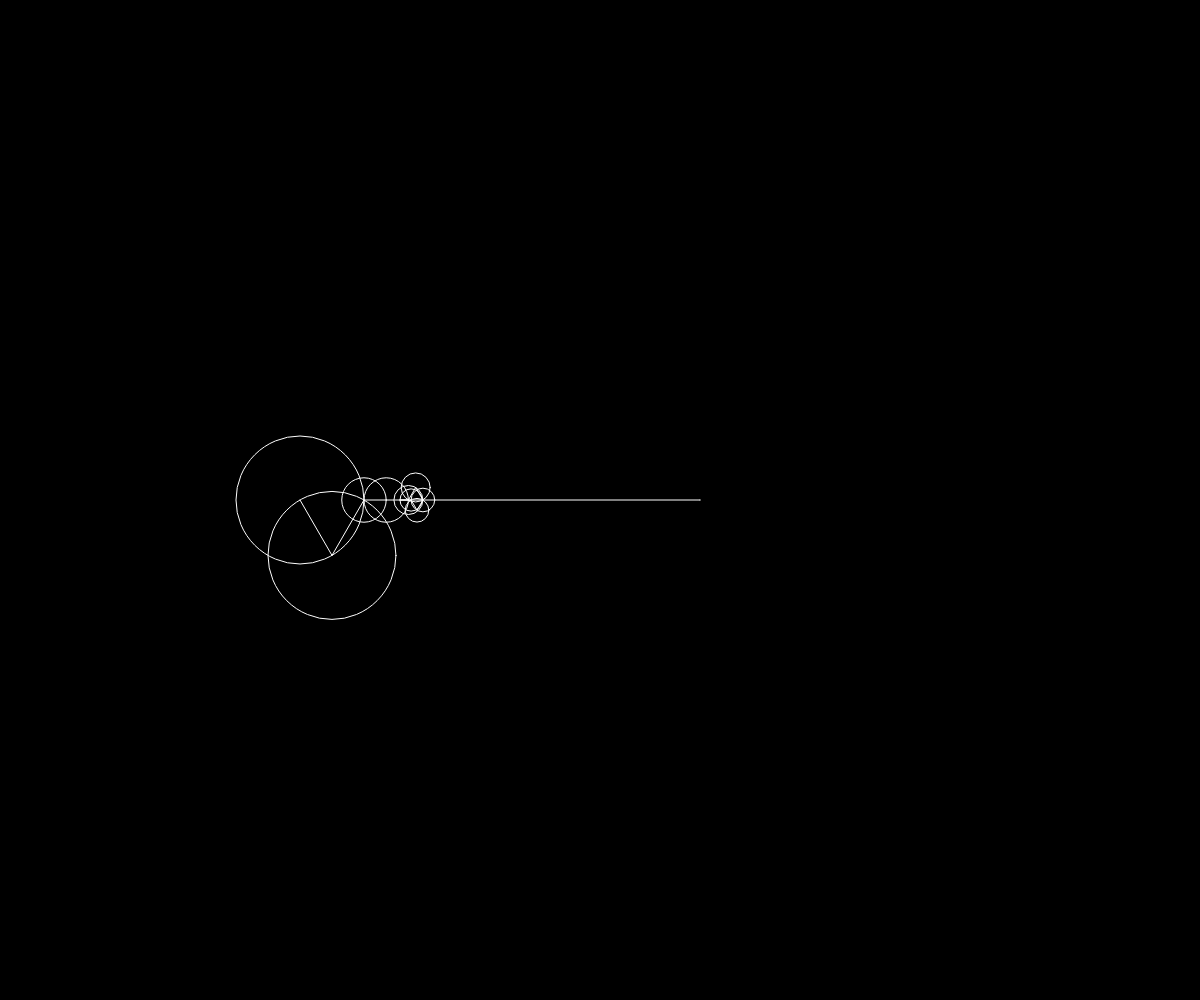
Frame 1 (no input)
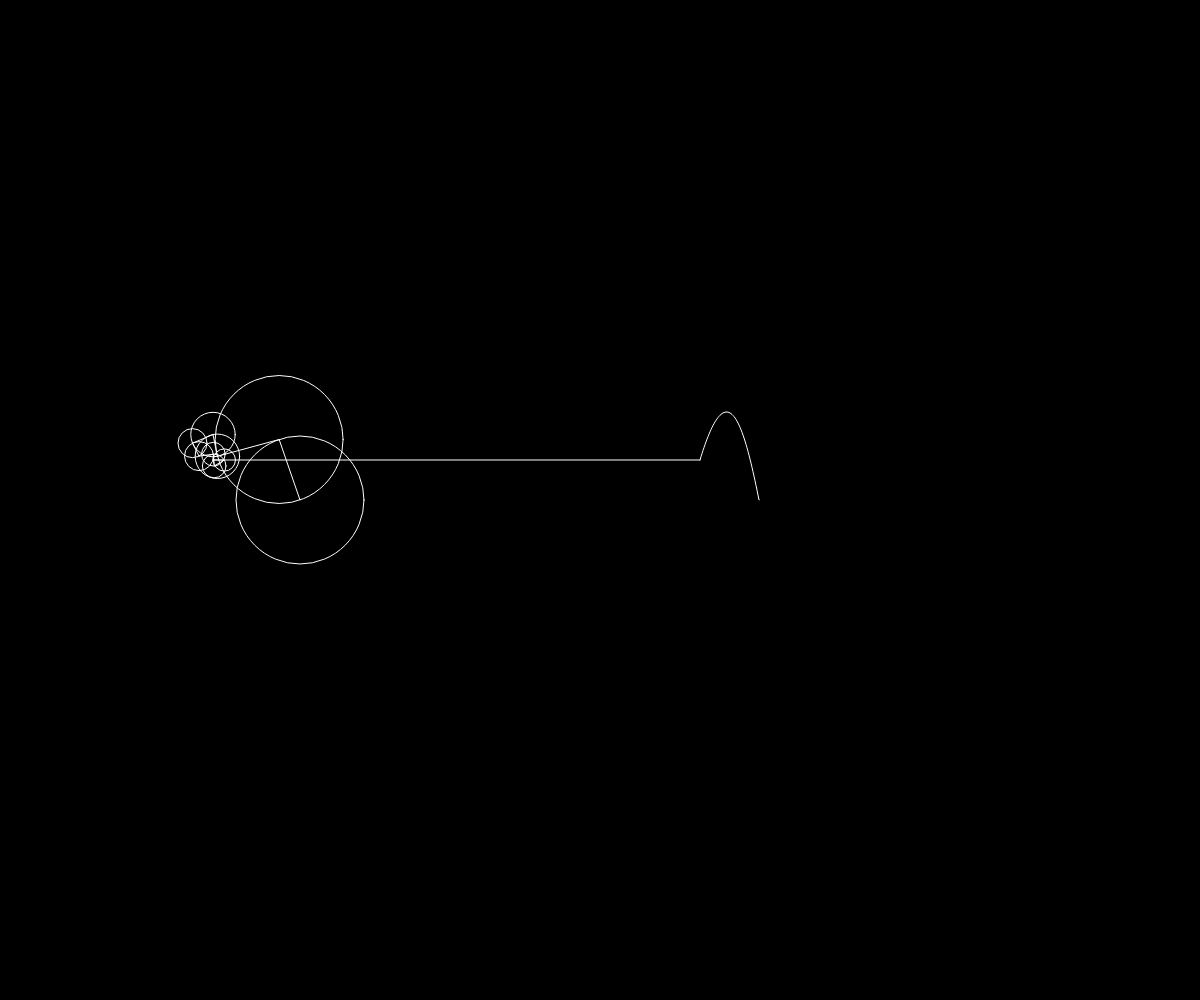
Frame 60 (no input)
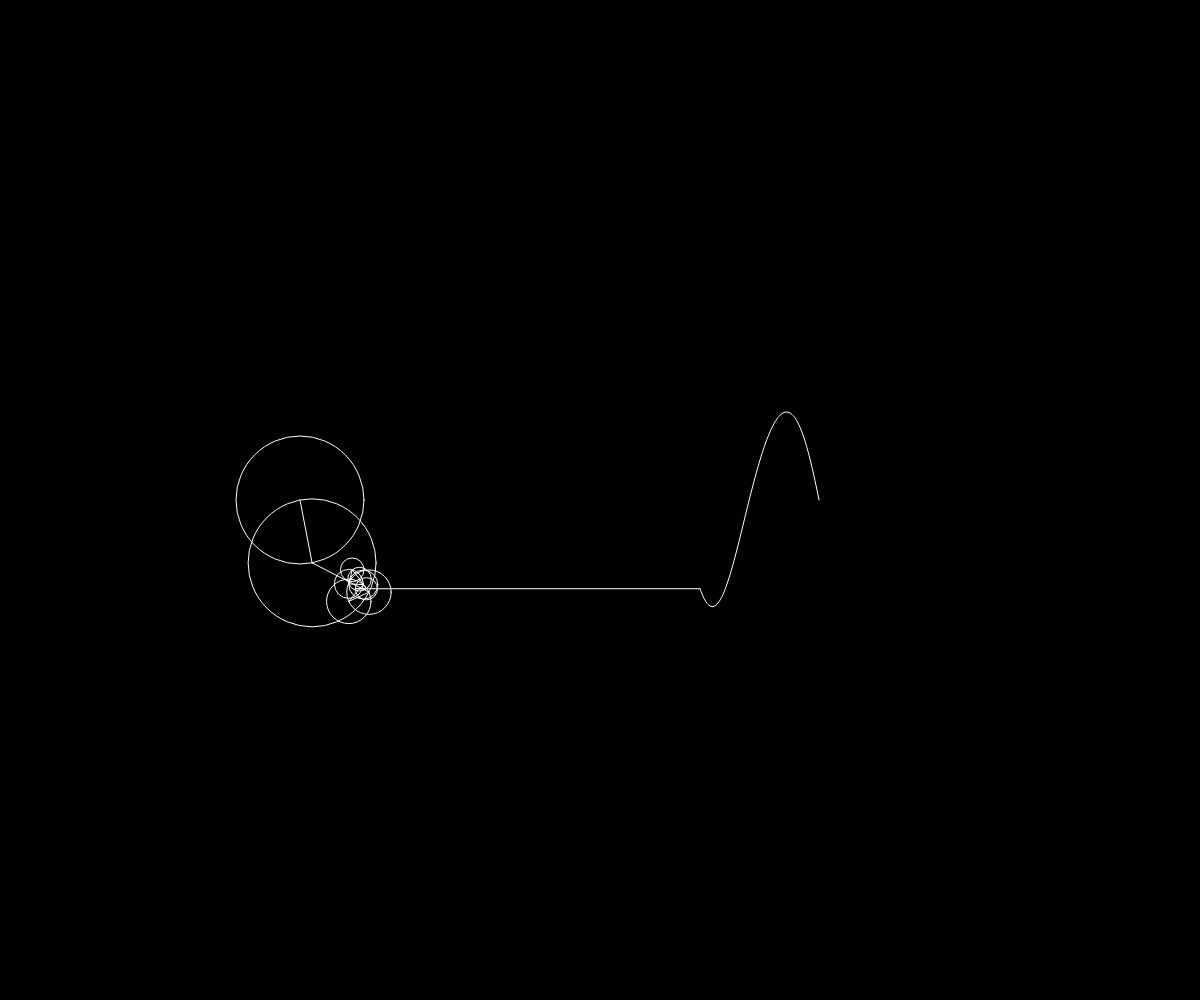
Frame 120 (the mouse pressed at the canvas centre since frame 60)

The p5.js sketch that drew these frames (run headless with seeded random() and noise() and a simulated clock; from frame 60 on, the mouse is pressed at the canvas centre):

// p5.js sketch
// ── sketch.js

let t = 0;

let path = [];
let circles = [];

function fourierTransform(values)
{
	let returns = [];
	
	let N = values.length;

	for(let k = 0; k < N; ++k)
	{
		let real = 0;
		let imag = 0;

		for(let n = 0; n < N; ++n)
		{
			let angle = (TWO_PI*k*n)/N;
			real += values[n] * cos(angle);
			imag += values[n] * sin(angle);
		}

		real = real / N;
		imag = imag / N;

		let freq = k;
		let amp = sqrt(pow(real, 2) + pow(imag, 2));
		let phase = atan2(imag, real);

		returns.push({
			re: real,
			im: imag,
			freq: freq,
			amp: amp,
			phase: phase
		});
	}

	returns.sort((x,y) => y.amp - x.amp);

	return returns;
}

function setup() {
	createCanvas(windowWidth, windowHeight);
	circles = fourierTransform([100, -100, 100, -100, 100, -100, 100, -100, -100]);
	console.log(circles);
}

function draw() {
	background(0);
	stroke(255);
	noFill();

	translate(width/4, height/2);

	let px = py = 0;

	let n = circles.length;

	for(let i = 0; i < n; i++)
	{
		let circle = circles[i];

		let r = circle.amp;

		ellipse(px,py, r*2, r*2);

		let x = px + r*cos(circle.freq * t + circle.phase);
		let y = py + r*sin(circle.freq * t + circle.phase);

		line(px, py, x, y);

		px = x;
		py = y;
	}

	line(px, py, width/3, py);

	path.unshift(py);

	beginShape();
	for(let i = path.length; i >= 0; i--)
	{
		vertex(width/3 + i, path[i]);
	}
	endShape();

	if(path.length > 1000)
		path.pop();

	t -= 0.01;

	if(t <= -TWO_PI)
		t = 0;
}
